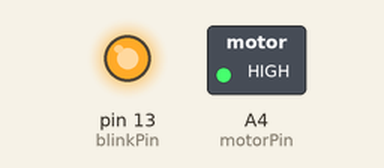
The sketch below on a simulated Arduino Uno, built with avr-gcc and run on an emulated ATmega328P. Parts: switched loads named in the sketch (green lamp = pin HIGH), output pins drawn as LEDs (lit = HIGH).

Above: at 1.5 s.
At 10.5 s:
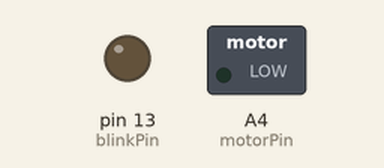
Timing chart, 0 to 23.4 s (numbered marks = the images above):
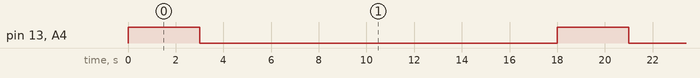

Measured:
- by itself, pin 13 (blinkPin), A4 (motorPin): alternates HIGH for 3.0 s and LOW for 15.0 s

The sketch:

TestPump.ino
```cpp
int motorPin = A4; // pin that turns on the motor
int blinkPin = 13; // pin that turns on the LED
int watertime = 3; // how long to water in seconds
int waittime = 1; // how long to wait between watering, in minutes

void setup()
{
  pinMode(motorPin, OUTPUT); // set A0 to an output so we can use it to turn on the transistor
  pinMode(blinkPin, OUTPUT); // set pin 13 to an output so we can use it to turn on the LED
}

void loop()
{
  digitalWrite(motorPin, HIGH); // turn on the motor
  digitalWrite(blinkPin, HIGH); // turn on the LED
  delay(watertime*1000);        // multiply by 1000 to translate seconds to milliseconds

  digitalWrite(motorPin, LOW);  // turn off the motor
  digitalWrite(blinkPin, LOW);  // turn off the LED
  delay(15000);        // multiply by 60000 to translate minutes to milliseconds
}
```
